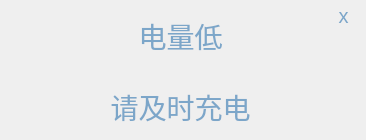
<?xml version="1.0" encoding="UTF-8"?>
<ui version="4.0">
 <class>HP_Poweroff_Warn</class>
 <widget class="QWidget" name="HP_Poweroff_Warn">
  <property name="geometry">
   <rect>
    <x>0</x>
    <y>0</y>
    <width>366</width>
    <height>140</height>
   </rect>
  </property>
  <property name="windowTitle">
   <string>Form</string>
  </property>
  <widget class="QFrame" name="frame">
   <property name="geometry">
    <rect>
     <x>0</x>
     <y>0</y>
     <width>366</width>
     <height>140</height>
    </rect>
   </property>
   <property name="styleSheet">
    <string notr="true">background-color: rgba(255, 255, 255, 0);
color:#7CA6C9;
background-image:url(:/res/res/format_default_bg.png);</string>
   </property>
   <property name="frameShape">
    <enum>QFrame::StyledPanel</enum>
   </property>
   <property name="frameShadow">
    <enum>QFrame::Raised</enum>
   </property>
   <widget class="QLabel" name="label">
    <property name="geometry">
     <rect>
      <x>0</x>
      <y>71</y>
      <width>361</width>
      <height>71</height>
     </rect>
    </property>
    <property name="font">
     <font>
      <pointsize>21</pointsize>
     </font>
    </property>
    <property name="text">
     <string>请及时充电</string>
    </property>
    <property name="alignment">
     <set>Qt::AlignCenter</set>
    </property>
   </widget>
   <widget class="QLabel" name="label_2">
    <property name="geometry">
     <rect>
      <x>0</x>
      <y>0</y>
      <width>361</width>
      <height>71</height>
     </rect>
    </property>
    <property name="font">
     <font>
      <pointsize>21</pointsize>
     </font>
    </property>
    <property name="text">
     <string>电量低</string>
    </property>
    <property name="alignment">
     <set>Qt::AlignCenter</set>
    </property>
   </widget>
   <widget class="QToolButton" name="toolButton">
    <property name="geometry">
     <rect>
      <x>323</x>
      <y>0</y>
      <width>41</width>
      <height>31</height>
     </rect>
    </property>
    <property name="font">
     <font>
      <pointsize>15</pointsize>
     </font>
    </property>
    <property name="styleSheet">
     <string notr="true">QToolButton {
border-image:url(:/res/res/mode_button_n.png);
color:#7CA6C9;
}  

QToolButton:pressed{
border-image:url(:/res/res/mode_button_s.png);
}</string>
    </property>
    <property name="text">
     <string>x</string>
    </property>
    <property name="autoRaise">
     <bool>true</bool>
    </property>
   </widget>
  </widget>
 </widget>
 <resources/>
 <connections/>
</ui>
